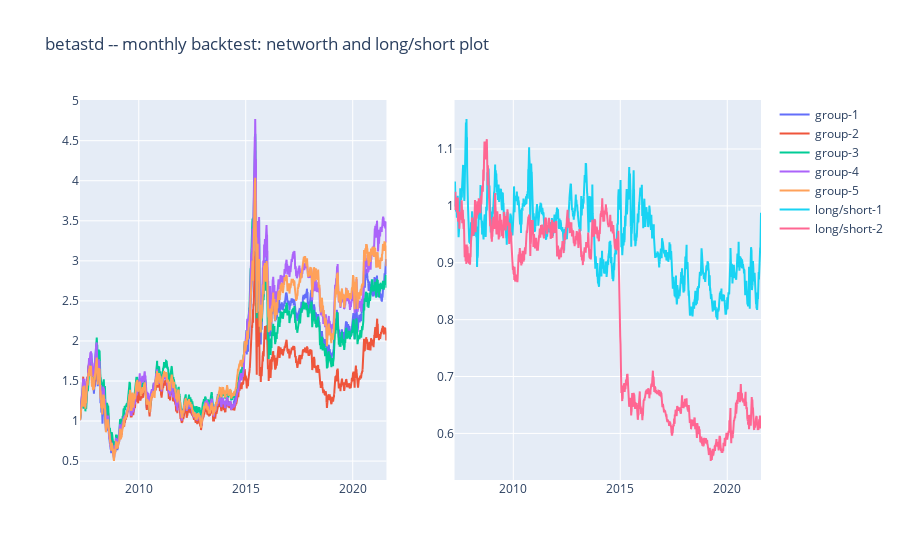
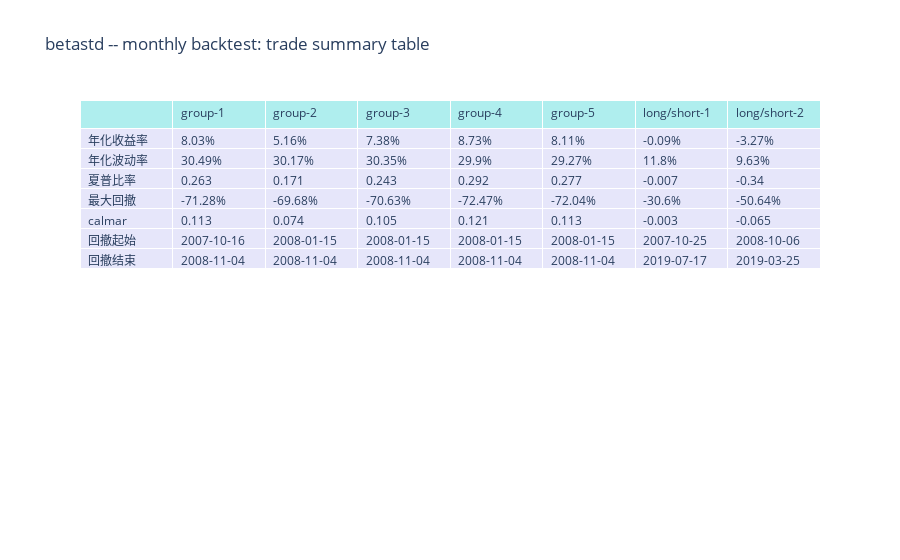

Notebook cell for these charts, in order:
### Markdown cell above
## 测试分组回测（group_trader）

### Code cell
from billions.data_loader import *
from billions.back_trader import *

name = 'betastd'
data = loader_factor_close(
    'data/' + name + '.csv', 'data/close.csv', 'csv')

# run trade
gt = group_trader(data, number=5, name=name)
gt.run(peride='M')
gt.summary()

### Figure 1 — Plotly figure (JSON) as saved in the notebook; plotly's stock layout.template omitted (floating-point values rounded to 4 significant figures; data arrays with more than 128 entries replaced by an {"elided": "..."} marker saying what was removed)
{"data": [{"name": "group-1", "type": "scatter", "x": {"elided": "3487 str values"}, "xaxis": "x", "y": {"elided": "3487 float values"}, "yaxis": "y"}, {"name": "group-2", "type": "scatter", "x": {"elided": "3487 str values"}, "xaxis": "x", "y": {"elided": "3487 float values"}, "yaxis": "y"}, {"name": "group-3", "type": "scatter", "x": {"elided": "3487 str values"}, "xaxis": "x", "y": {"elided": "3487 float values"}, "yaxis": "y"}, {"name": "group-4", "type": "scatter", "x": {"elided": "3487 str values"}, "xaxis": "x", "y": {"elided": "3487 float values"}, "yaxis": "y"}, {"name": "group-5", "type": "scatter", "x": {"elided": "3487 str values"}, "xaxis": "x", "y": {"elided": "3487 float values"}, "yaxis": "y"}, {"name": "long/short-1", "type": "scatter", "x": {"elided": "3487 str values"}, "xaxis": "x2", "y": {"elided": "3487 float values"}, "yaxis": "y2"}, {"name": "long/short-2", "type": "scatter", "x": {"elided": "3487 str values"}, "xaxis": "x2", "y": {"elided": "3487 float values"}, "yaxis": "y2"}], "layout": {"title": {"text": "betastd -- monthly backtest: networth and long/short plot"}, "xaxis": {"anchor": "y", "domain": [0, 0.45]}, "xaxis2": {"anchor": "y2", "domain": [0.55, 1]}, "yaxis": {"anchor": "x", "domain": [0, 1]}, "yaxis2": {"anchor": "x2", "domain": [0, 1]}}}

### Figure 2 — Plotly figure (JSON) as saved in the notebook; plotly's stock layout.template omitted (floating-point values rounded to 4 significant figures)
{"data": [{"cells": {"align": "left", "fill": {"color": "lavender"}, "values": [["年化收益率", "年化波动率", "夏普比率", "最大回撤", "calmar", "回撤起始", "回撤结束"], ["8.03%", "30.49%", 0.263, "-71.28%", 0.113, "2007-10-16", "2008-11-04"], ["5.16%", "30.17%", 0.171, "-69.68%", 0.074, "2008-01-15", "2008-11-04"], ["7.38%", "30.35%", 0.243, "-70.63%", 0.105, "2008-01-15", "2008-11-04"], ["8.73%", "29.9%", 0.292, "-72.47%", 0.121, "2008-01-15", "2008-11-04"], ["8.11%", "29.27%", 0.277, "-72.04%", 0.113, "2008-01-15", "2008-11-04"], ["-0.09%", "11.8%", -0.007, "-30.6%", -0.003, "2007-10-25", "2019-07-17"], ["-3.27%", "9.63%", -0.34, "-50.64%", -0.065, "2008-10-06", "2019-03-25"]]}, "header": {"align": "left", "fill": {"color": "paleturquoise"}, "values": ["", "group-1", "group-2", "group-3", "group-4", "group-5", "long/short-1", "long/short-2"]}, "type": "table"}], "layout": {"title": {"text": "betastd -- monthly backtest: trade summary table"}}}
